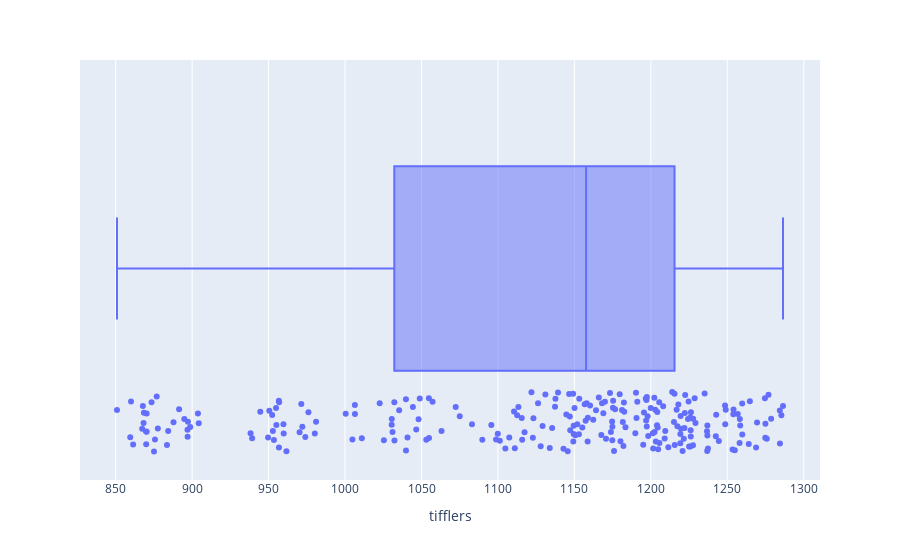

Write notebook code for a chart like this one.
### Code cell
fig = px.box(df, x="tifflers",points="all")
fig.show()

### Figure 1 — Plotly figure (JSON) as saved in the notebook; plotly's stock layout.template omitted (floating-point values rounded to 4 significant figures; data arrays with more than 128 entries replaced by an {"elided": "..."} marker saying what was removed)
{"data": [{"alignmentgroup": "True", "boxpoints": "all", "hovertemplate": "tifflers=%{x}<extra></extra>", "legendgroup": "", "marker": {"color": "#636efa"}, "name": "", "notched": false, "offsetgroup": "", "orientation": "h", "showlegend": false, "type": "box", "x": {"elided": "246 float values"}, "x0": " ", "xaxis": "x", "y0": " ", "yaxis": "y"}], "layout": {"boxmode": "group", "legend": {"tracegroupgap": 0}, "margin": {"t": 60}, "xaxis": {"anchor": "y", "domain": [0, 1], "title": {"text": "tifflers"}}, "yaxis": {"anchor": "x", "domain": [0, 1]}}}
